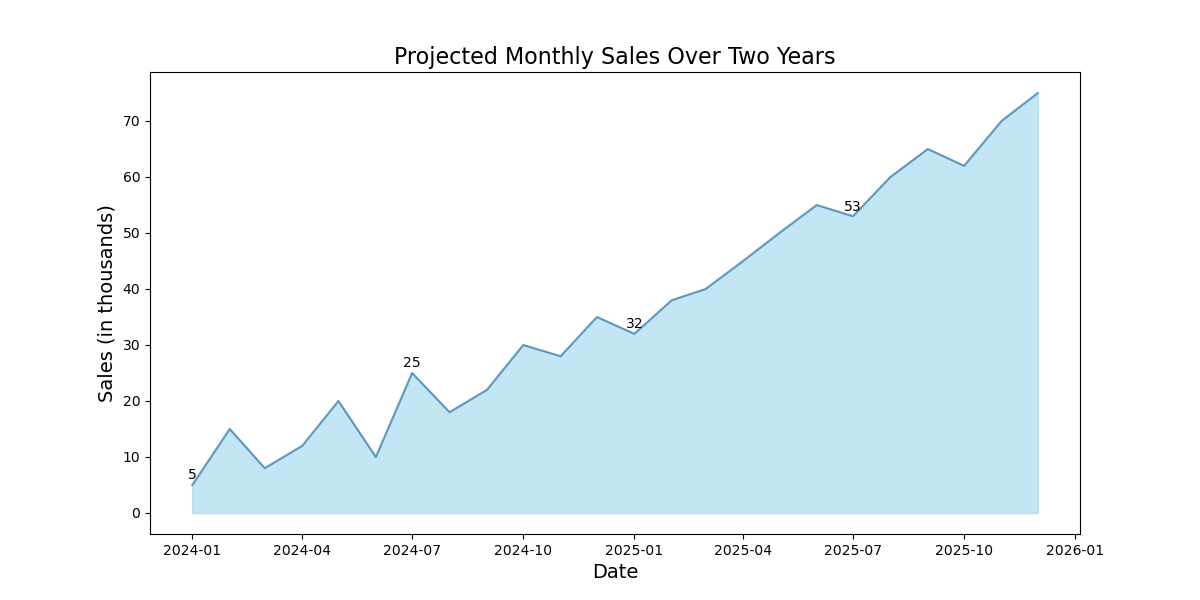

Source code (Python):
import matplotlib.pyplot as plt
import pandas as pd

data = {
    'Date': [
        '2024-01-01', '2024-02-01', '2024-03-01', '2024-04-01', '2024-05-01',
        '2024-06-01', '2024-07-01', '2024-08-01', '2024-09-01', '2024-10-01',
        '2024-11-01', '2024-12-01', '2025-01-01', '2025-02-01', '2025-03-01',
        '2025-04-01', '2025-05-01', '2025-06-01', '2025-07-01', '2025-08-01',
        '2025-09-01', '2025-10-01', '2025-11-01', '2025-12-01'
    ],
    'Value': [
        5, 15, 8, 12, 20, 10, 25, 18, 22, 30, 28, 35, 32, 38, 40, 45, 50, 55, 53, 60, 65, 62, 70, 75
    ]
}

df = pd.DataFrame(data)
df['Date'] = pd.to_datetime(df['Date'])

plt.figure(figsize=(12, 6))
plt.fill_between(df['Date'], df['Value'], color='#87CEEB', alpha=0.5)
plt.plot(df['Date'], df['Value'], color='#4682B4', alpha=0.8)

plt.title('Projected Monthly Sales Over Two Years', fontsize=16)
plt.xlabel('Date', fontsize=14)
plt.ylabel('Sales (in thousands)', fontsize=14)

# Adding annotation
for i in range(len(df)):
    if i % 6 == 0:
        plt.text(df['Date'][i], df['Value'][i] + 1, str(df['Value'][i]), fontsize=10, ha='center')

plt.show()
